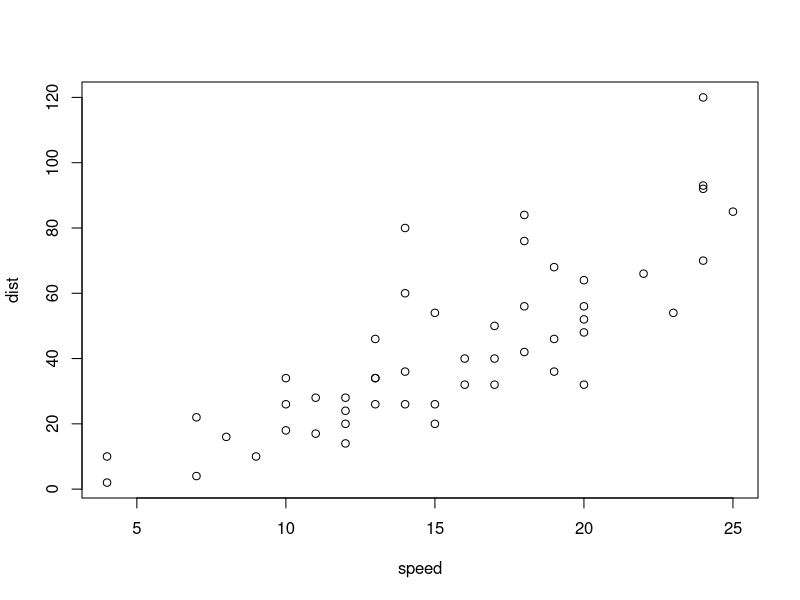
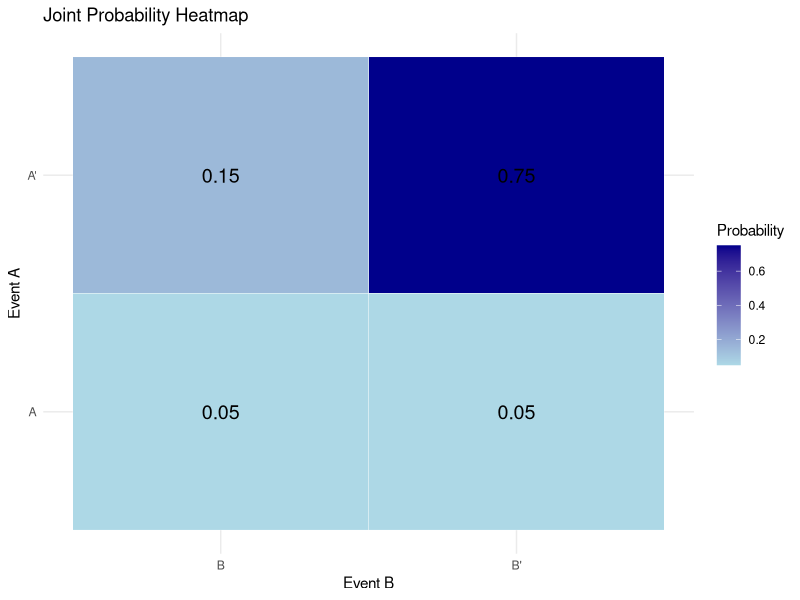

Reproduce these figures in R, in order.
## ---- chunk 1
plot(cars)
## ---- chunk 2
p_woman <- 1/2         #Probability chosen is woman
p_woman_allergy <- 1/3 #Probability chosen woman has an allergy
p_man_allergy <- 1/5   #Probability chosen man has an allergy

p_allergy <- p_woman * p_woman_allergy + (1 - p_woman) * p_man_allergy  #Probability the chosen has an allergy
p_allergy

## ---- chunk 3
p_allergy <- p_woman * p_woman_allergy + (1 - p_woman) * p_man_allergy #Probability the chosen has an allergy

p_woman_given_allergy <- (p_woman_allergy * p_woman) / p_allergy #Probability chosen is a woman with an allergy
p_woman_given_allergy
## ---- chunk 4
p_woman <- 2/3         #Probability chosen is woman
p_woman_allergy <- 1/3 #Probability chosen woman has an allergy
p_man_allergy <- 1/5   #Probability chosen man has an allergy

p_allergy <- p_woman * p_woman_allergy + (1 - p_woman) * p_man_allergy  #Probability the chosen has an allergy

p_woman_given_allergy <- (p_woman_allergy * p_woman) / p_allergy  #Probability the chosen is a woman with an allergy
p_woman_given_allergy


## ---- chunk 5
p_good <- 0.8          #Probability customer has good credit
p_risky <- 1 - p_good  #Probability customer has risky credit
p_overdue_given_good <- 0.15  #Probability account is overdue given good credit
p_overdue_given_risky <- 0.6   #Probability account is overdue given risky credit

p_overdue <- (p_overdue_given_good * p_good) + (p_overdue_given_risky * p_risky) #Total probability account is overdue
p_risky_given_overdue <- (p_overdue_given_risky * p_risky) / p_overdue #Probability account is risky and overdue
p_risky_given_overdue

## ---- chunk 6
p_not_overdue_given_good <- 1 - p_overdue_given_good   #Probability account is not overdue given good credit
p_not_overdue_given_risky <- 1 - p_overdue_given_risky #Probability account is not overdue given risky credit

p_not_overdue <- (p_not_overdue_given_good * p_good) + (p_not_overdue_given_risky * p_risky) #Total probability account is not overdue
p_good_given_not_overdue <- (p_not_overdue_given_good * p_good) / p_not_overdue #Probability account is good and not overdue

p_good_given_not_overdue
## ---- chunk 7
# Load required libraries
library(ggplot2)
library(dplyr)
library(tidyr)

# Define joint probabilities from above
joint_probs <- matrix(c(
  0.05,  # A ∩ B
  0.05,  # A ∩ B'
  0.15,  # A' ∩ B
  0.75   # A' ∩ B'
), nrow = 2, byrow = TRUE)

# Assign row and column names
dimnames(joint_probs) <- list(
  A = c("A", "A'"),
  B = c("B", "B'")
)

# Convert to data frame for ggplot
df <- as.data.frame(as.table(joint_probs))
colnames(df) <- c("A", "B", "Probability")

# Compute marginal totals
row_marginals <- df %>%
  group_by(A) %>%
  summarise(RowTotal = sum(Probability))

col_marginals <- df %>%
  group_by(B) %>%
  summarise(ColTotal = sum(Probability))

# Print contingency table with marginals
print("Contingency Table with Marginals:")
print(df)
print("Row Marginals:")
print(row_marginals)
print("Column Marginals:")
print(col_marginals)

# Visualize with ggplot2
ggplot(df, aes(x = B, y = A, fill = Probability)) +
  geom_tile(color = "white") +
  geom_text(aes(label = round(Probability, 2)), size = 5) +
  scale_fill_gradient(low = "lightblue", high = "darkblue") +
  labs(title = "Joint Probability Heatmap", x = "Event B", y = "Event A") +
  theme_minimal()


## ---- chunk 8
pAgivenB <- joint_probs[1,1]/(joint_probs[1,1]+joint_probs[2,1])
print(pAgivenB)
## ---- chunk 9
pA <- 0.1
if(pAgivenB != pA){
  print("Liking science fiction movies and role playing games are not independent")
}
## ---- chunk 10
unstableGeoMean <- function(x, na.rm = FALSE) {
  if (na.rm) {
    x <- x[!is.na(x)]
  } else if (anyNA(x)) {
    stop("x contains NA; set na.rm = TRUE to drop them.")# removes the NAs
  }
  if (any(x < 0)) stop("Geometric mean is undefined for negatives.")
  if (any(x == 0)) return(0)
  n <- length(x)
  (prod(x))^(1 / n)
}
## ---- chunk 11
stableGeoMean <- function(x, na.rm = FALSE) {
  if (na.rm) {
    x <- x[!is.na(x)]
  } else if (anyNA(x)) {
    stop("x contains NA; set na.rm = TRUE to drop them.") # removes the NAs
  }
  if (any(x < 0)) stop("Geometric mean is undefined for negatives.")
  if (any(x == 0)) return(0)
  exp(mean(log(x)))
}
## ---- chunk 12
x.10 <- 1:10
unstable <- unstableGeoMean(x.10)
stable <- stableGeoMean(x.10)

print(unstable)
print(stable)
## ---- chunk 13
x.1000 <- 1:1000
largeUnstable <- unstableGeoMean(x.1000)
largeStable <- stableGeoMean(x.1000)

print(largeUnstable)
print(largeStable)
